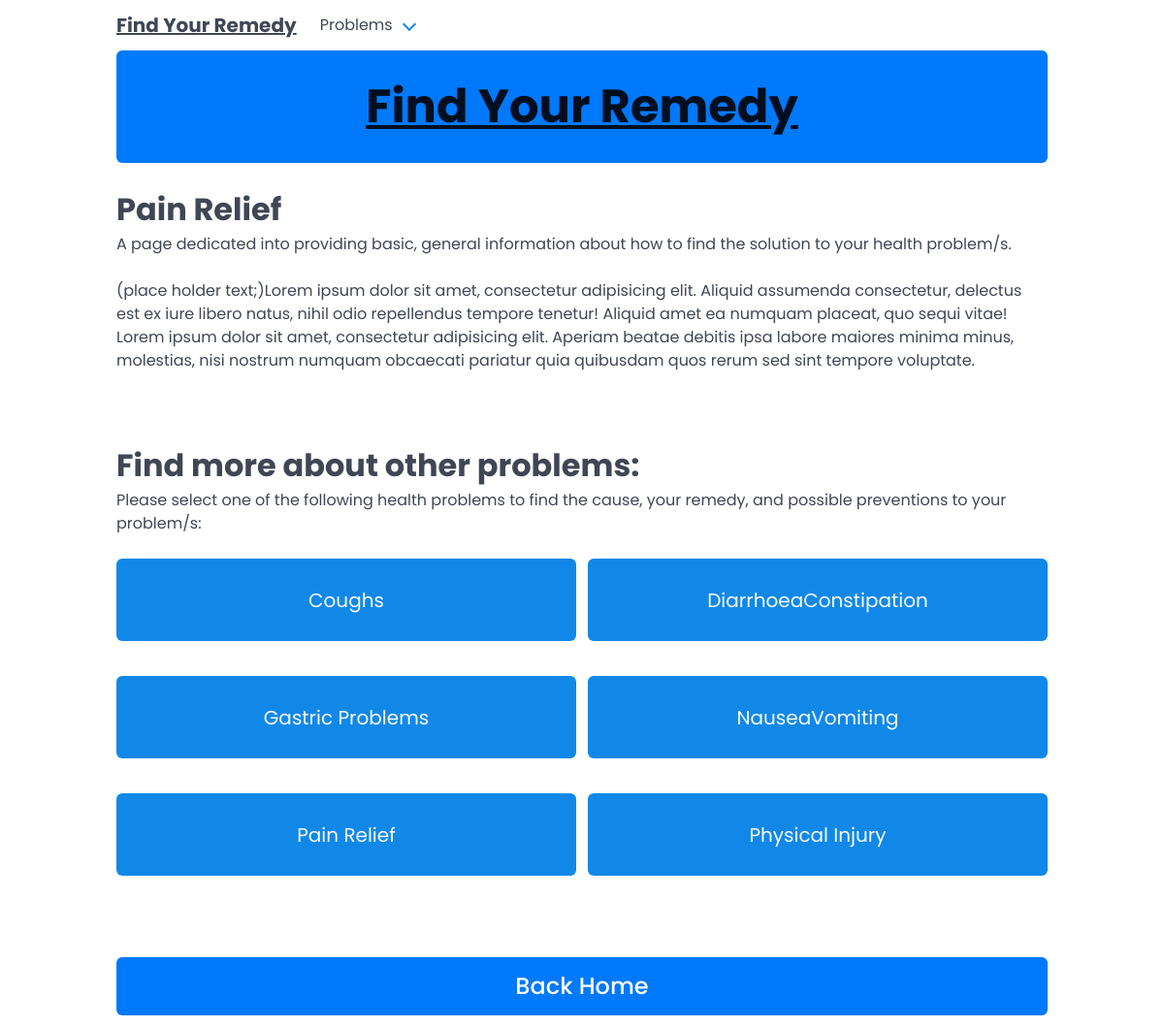
Page /Pain Relief/ on the committed database.
### main/models.py (models this page shows, shortened)
class Illness(models.Model):
    name = models.CharField(max_length=64)
    class Meta:
        ordering = [
            'name',
        ]
        verbose_name_plural = 'Illnesses'

### main/views.py (the view)
# urls.py: path('Pain Relief/', views.pain_relief, name='Pain Relief'),
def pain_relief(request):
    illnesses = Illness.objects.all()
    context = {
        'illnesses': illnesses,
    }
    return render(request, 'main/Pain Relief.html', context)

### main/templates/main/Pain Relief.html (shortened to what this page needs)
<!DOCTYPE html>
<html lang="en">
<head>
    {% load static %}
    <link rel="stylesheet" href="{% static 'Style.css' %}">
</head>
<body>
     <nav class="navbar is-fixed-top" role="navigation" aria-label="main navigation">
        <div class="container">
            <div class="navbar-brand">
                <a class="navbar-item" href="{% url 'home' %}">
                    <h1 class="is-size-5 has-text-left has-text-weight-bold title-white"><u>Find Your Remedy</u></h1>
                </a>
                <div class="navbar-item has-dropdown is-hoverable">
                    <a class="navbar-link">
                        Problems
                    </a>
                </div>
            </div>
        </div>
    </nav>
    <div class="container">
        <div class="notification is-primary" style="margin-top: 3.25rem;">
            <h1 class="is-size-1 has-text-centered has-text-weight-bold"><u>Find Your Remedy</u></h1>
        </div>
        <h2 class="is-size-3 has-text-weight-bold">Pain Relief</h2>
        <p>
            A page dedicated into providing basic, general information about how to find the solution to your health
            problem/s.
        </p>
        <br>
        <p>(place holder text;)Lorem ipsum dolor sit amet, consectetur adipisicing elit. Aliquid assumenda consectetur,
            delectus est ex iure libero natus, nihil odio repellendus tempore tenetur! Aliquid amet ea numquam placeat, quo
            sequi vitae! Lorem ipsum dolor sit amet, consectetur adipisicing elit. Aperiam beatae debitis ipsa labore
            maiores minima minus, molestias, nisi nostrum numquam obcaecati pariatur quia quibusdam quos rerum sed sint
            tempore voluptate.</p>
        <br>
        <br><br>
        <h2 class="is-size-3 has-text-weight-bold">Find more about other problems:</h2>
        <p>
            Please select one of the following health problems to find the cause, your remedy, and possible preventions to
            your problem/s:
        </p>
        <br>
        <div class="fixed-grid">
            <div class="grid">
                 {% for illness in illnesses %}
                    <a class="cell1 notification is-link has-text-centered is-size-5" href="{% url 'illness_view' illness.name %}">{{ illness.name }}</a>
                 {% endfor %}
                <br>
            </div>
            <div class="columns is-centered">
                <div class="column is-full">
                    <a class="button is-size-4 is-primary has-text-white is-fullwidth" href="{% url 'home' %}">Back Home</a>
                </div>
            </div>
        </div>
    </div>
</body>
</html>

### main/templates/main/static/Style.css (style rules this page uses)
body { font-family: 'Poppins', sans-serif; }
:root { --bulma-primary-h: 211deg; --bulma-primary-l: 49%; --bulma-link-h: 207deg; --bulma-link-s: 86%; --bulma-link-l: 49%; }

### rows in the picture
Illness: name "Coughs"
Illness: name "DiarrhoeaConstipation"
Illness: name "Gastric Problems"
Illness: name "NauseaVomiting"
Illness: name "Pain Relief"
Illness: name "Physical Injury"
